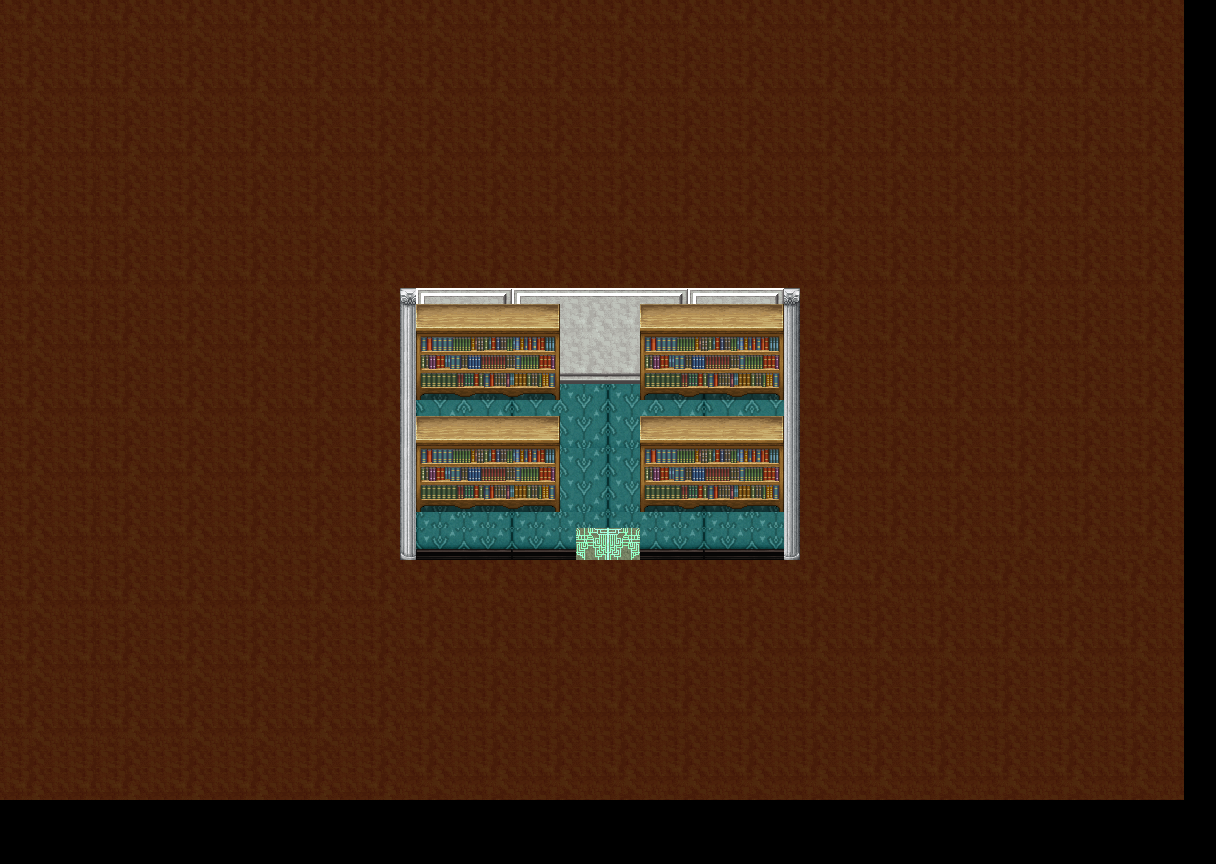

This game map was drawn from its Tiled (.tmx) file and the tilesets committed beside it. A one-line description and the trimmed map source follow:
An orthogonal 76x54 tile map with 16x16 px tiles, 5 tile layers (ground_1, carpet_1, wall_1, item_1, ...), 2 tilesets and 10 objects (4x wall, spawn_player, exit_other_house_3, biblio_1, biblio_2, ...).

<map version="1.10" tiledversion="1.10.2" orientation="orthogonal" renderorder="right-down" width="76" height="54" tilewidth="16" tileheight="16" infinite="0" nextlayerid="9" nextobjectid="15">
 <tileset firstgid="1" source="interiorwalls.tsx" />
 <tileset firstgid="6145" source="woodstuff.tsx" />
 <layer id="1" name="ground_1" width="76" height="54">
  <data>[4104 cells, 3528 non-empty, 46 distinct tile ids]</data>
 </layer>
 <layer id="7" name="carpet_1" width="76" height="54">
  <data>[4104 cells, 8 non-empty, 8 distinct tile ids]</data>
 </layer>
 <layer id="2" name="wall_1" width="76" height="54">
  <data>[4104 cells, 172 non-empty, 48 distinct tile ids]</data>
 </layer>
 <layer id="3" name="item_1" width="76" height="54">
  <data>[4104 cells, 108 non-empty, 27 distinct tile ids]</data>
 </layer>
 <layer id="4" name="item_2" width="76" height="54">
  <data>[4104 cells, 108 non-empty, 27 distinct tile ids]</data>
 </layer>
 <objectgroup id="6" name="pos">
  <object id="9" name="spawn_player" x="590" y="540.667">
   <point />
  </object>
  <object id="10" name="exit_other_house_3" x="578.833" y="548.667" width="57.6667" height="10.6667" />
 </objectgroup>
 <objectgroup id="5" name="wall">
  <object id="5" name="wall" x="399.333" y="283.333" width="16" height="276.667" />
  <object id="6" name="wall" x="392" y="287.333" width="409.333" height="95.3333" />
  <object id="7" name="wall" x="783.333" y="287.333" width="19.3333" height="272" />
  <object id="8" name="wall" x="401.333" y="553.333" width="405.333" height="14" />
 </objectgroup>
 <objectgroup id="8" name="item">
  <object id="11" name="biblio_1" x="412.5" y="449.5" width="147" height="51.5" />
  <object id="12" name="biblio_2" x="641.5" y="455.25" width="143" height="48.5" />
  <object id="13" name="biblio_3" x="417.5" y="341.25" width="143" height="51.5" />
  <object id="14" name="biblio_4" x="641" y="343.75" width="143" height="49" />
 </objectgroup>
</map>
